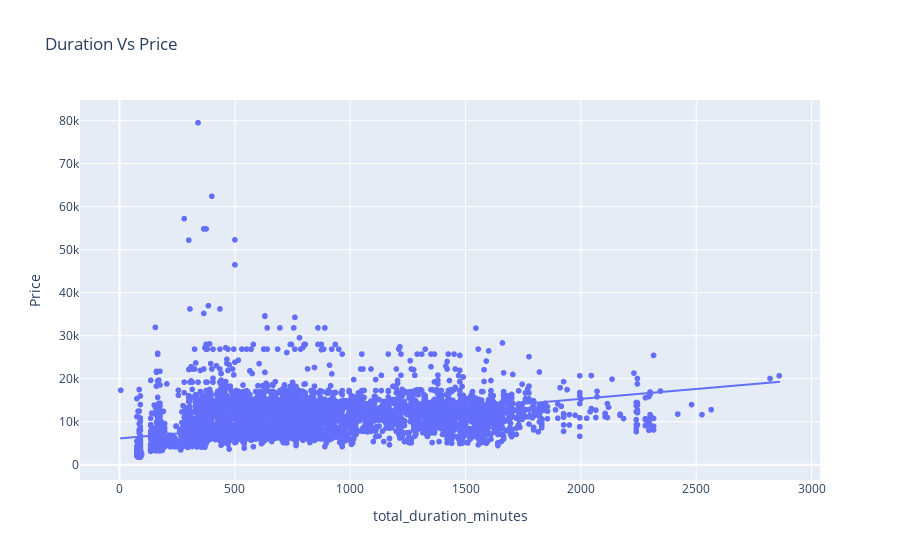

The notebook cell saved with this chart:
### Code cell
fig2 = px.scatter(data, x="total_duration_minutes", y="Price", trendline= "ols", title="Duration Vs Price")
fig2.show()

### Figure 1 — Plotly figure (JSON) as saved in the notebook; plotly's stock layout.template omitted (floating-point values rounded to 4 significant figures; data arrays with more than 128 entries replaced by an {"elided": "..."} marker saying what was removed)
{"data": [{"hovertemplate": "total_duration_minutes=%{x}<br>Price=%{y}<extra></extra>", "legendgroup": "", "marker": {"color": "#636efa", "symbol": "circle"}, "mode": "markers", "name": "", "showlegend": false, "type": "scattergl", "x": {"elided": "10682 int values"}, "xaxis": "x", "y": {"elided": "10682 int values"}, "yaxis": "y"}, {"hovertemplate": "<b>OLS trendline</b><br>Price = 4.59929 * total_duration_minutes + 6129.78<br>R<sup>2</sup>=0.256522<br><br>total_duration_minutes=%{x}<br>Price=%{y} <b>(trend)</b><extra></extra>", "legendgroup": "", "marker": {"color": "#636efa", "symbol": "circle"}, "mode": "lines", "name": "", "showlegend": false, "type": "scattergl", "x": {"elided": "10682 int values"}, "xaxis": "x", "y": {"elided": "10682 float values"}, "yaxis": "y"}], "layout": {"legend": {"tracegroupgap": 0}, "title": {"text": "Duration Vs Price"}, "xaxis": {"anchor": "y", "domain": [0, 1], "title": {"text": "total_duration_minutes"}}, "yaxis": {"anchor": "x", "domain": [0, 1], "title": {"text": "Price"}}}}
